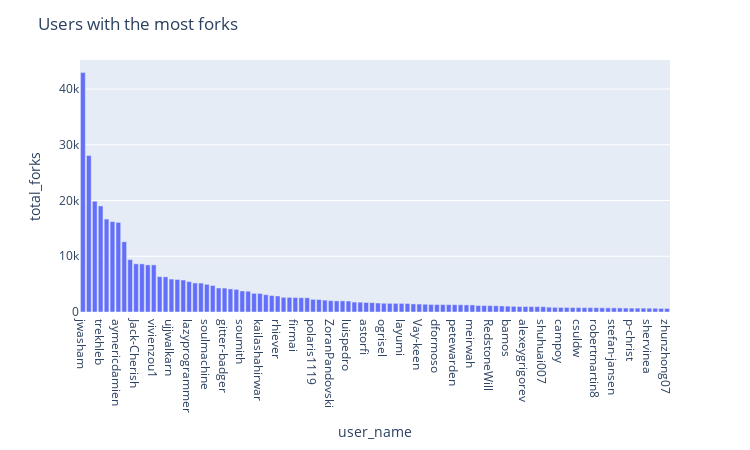

Source (notebook cell):
### Code cell
top_forks = df.sort_values(by='total_forks', axis=0, ascending=False)
fig = px.bar(top_forks[:100], x='user_name', y='total_forks', hover_data=['total_forks'])
fig.update_layout(height=450, width=750, title_text='Users with the most forks')
fig.show()

### Figure 1 — Plotly figure (JSON) as saved in the notebook; plotly's stock layout.template omitted (floating-point values rounded to 4 significant figures)
{"data": [{"alignmentgroup": "True", "customdata": [[42945], [28086], [19866], [19030], [16673], [16220], [16085], [12605], [9401], [8649], [8633], [8453], [8452], [6343], [6307], [5910], [5838], [5737], [5458], [5212], [5193], [4966], [4746], [4310], [4292], [4139], [4060], [3770], [3719], [3347], [3334], [3102], [2960], [2876], [2638], [2620], [2600], [2564], [2555], [2271], [2238], [2132], [2035], [1998], [1996], [1968], [1779], [1761], [1712], [1681], [1611], [1574], [1551], [1550], [1545], [1527], [1450], [1425], [1393], [1354], [1345], [1326], [1321], [1317], [1304], [1275], [1268], [1161], [1157], [1143], [1123], [1086], [1054], [1018], [989], [985], [975], [966], [950], [866], [827], [820], [810], [801], [793], [782], [781], [767], [753], [747], [740], [731], [709], [697], [696], [692], [680], [676], [643], [635]], "hovertemplate": "user_name=%{x}<br>total_forks=%{customdata[0]}<extra></extra>", "legendgroup": "", "marker": {"color": "#636efa"}, "name": "", "offsetgroup": "", "orientation": "v", "showlegend": false, "textposition": "auto", "type": "bar", "x": ["jwasham", "llSourcell", "fengdu78", "trekhleb", "rasbt", "jakevdp", "aymericdamien", "josephmisiti", "fchollet", "Jack-Cherish", "justmarkham", "amueller", "vivienzou1", "WillKoehrsen", "chiphuyen", "ujjwalkarn", "ZuzooVn", "susanli2016", "lazyprogrammer", "Yorko", "wepe", "soulmachine", "ty4z2008", "amitshekhariitbhu", "gitter-badger", "afshinea", "oldratlee", "soumith", "jindongwang", "dipanjanS", "kailashahirwar", "tirthajyoti", "benedekrozemberczki", "rhiever", "yenchenlin", "ljpzzz", "firmai", "ddbourgin", "JWarmenhoven", "polaris1119", "lawlite19", "lcdevelop", "ZoranPandovski", "hangtwenty", "pbharrin", "luispedro", "navdeep-G", "guillaume-chevalier", "astorfi", "sryza", "mrdbourke", "ogrisel", "lutzroeder", "TarrySingh", "layumi", "xxg1413", "awjuliani", "Vay-keen", "RedditSota", "JustFollowUs", "dformoso", "zlotus", "timzhang642", "petewarden", "roboticcam", "hslatman", "meirwah", "haifengl", "JJ", "RedstoneWill", "stedy", "sjwhitworth", "bamos", "schmich", "Borye", "alexeygrigorev", "abhshkdz", "holdenk", "shuhuai007", "humphd", "NicolasHug", "campoy", "Spandan-Madan", "Sophia-11", "csuldw", "DjangoPeng", "everpeace", "robertmartin8", "jphall663", "kelvins", "stefan-jansen", "lettier", "zotroneneis", "p-christ", "carefree0910", "TomAugspurger", "shervinea", "glouppe", "SkalskiP", "zhunzhong07"], "xaxis": "x", "y": [42945, 28086, 19866, 19030, 16673, 16220, 16085, 12605, 9401, 8649, 8633, 8453, 8452, 6343, 6307, 5910, 5838, 5737, 5458, 5212, 5193, 4966, 4746, 4310, 4292, 4139, 4060, 3770, 3719, 3347, 3334, 3102, 2960, 2876, 2638, 2620, 2600, 2564, 2555, 2271, 2238, 2132, 2035, 1998, 1996, 1968, 1779, 1761, 1712, 1681, 1611, 1574, 1551, 1550, 1545, 1527, 1450, 1425, 1393, 1354, 1345, 1326, 1321, 1317, 1304, 1275, 1268, 1161, 1157, 1143, 1123, 1086, 1054, 1018, 989, 985, 975, 966, 950, 866, 827, 820, 810, 801, 793, 782, 781, 767, 753, 747, 740, 731, 709, 697, 696, 692, 680, 676, 643, 635], "yaxis": "y"}], "layout": {"barmode": "relative", "height": 450, "legend": {"tracegroupgap": 0}, "margin": {"t": 60}, "title": {"text": "Users with the most forks"}, "width": 750, "xaxis": {"anchor": "y", "domain": [0, 1], "title": {"text": "user_name"}}, "yaxis": {"anchor": "x", "domain": [0, 1], "title": {"text": "total_forks"}}}}
